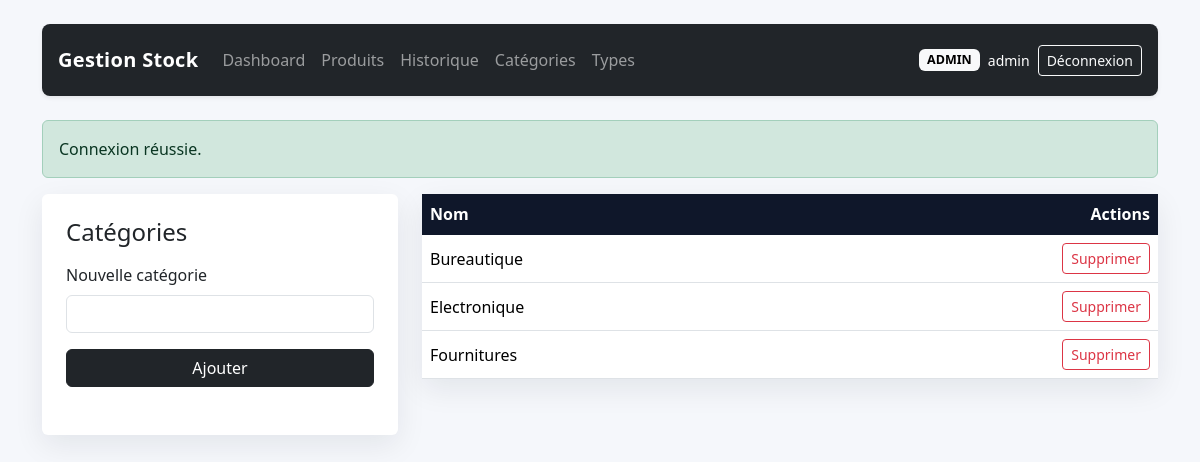
/?route=category/index (signed in), run on the app's committed database.
### tables this page shows
CREATE TABLE categories (
    id INT UNSIGNED AUTO_INCREMENT PRIMARY KEY,
    name VARCHAR(150) NOT NULL UNIQUE
);

### config/app.php (called while the page is built, shortened)
<?php
function base_route(string $route, array $params = []): string
{
    $query = ['route' => $route] + $params;
    return '?' . http_build_query($query);
}
function e(mixed $value): string
{
    return htmlspecialchars((string) $value, ENT_QUOTES, 'UTF-8');
}
function render(string $view, array $data = []): void
{
    extract($data, EXTR_SKIP);
    require __DIR__ . '/../views/partials/header.php';
    require __DIR__ . '/../views/partials/navbar.php';
    require __DIR__ . '/../views/' . $view . '.php';
    require __DIR__ . '/../views/partials/footer.php';
}

### controllers/CategoryController.php (called while the page is built, shortened)
<?php
class CategoryController
{
    public function index(): void
    {
        render('categories/index', [
            'categories' => (new Category())->all(),
        ]);
    }
}

### index.php (called while the page is built, shortened)
<?php
require_once __DIR__ . '/config/app.php';
require_once __DIR__ . '/config/db.php';
$route = $_GET['route'] ?? (is_logged_in() ? 'dashboard/index' : 'auth/loginForm');
[$controllerName, $actionName] = array_pad(explode('/', $route, 2), 2, 'index');
$actionMethod = $actionName;
$controller = new $controllerClass();
try {
    $controller->$actionMethod();
} catch (Throwable $throwable) {
    http_response_code(500);
    $errorMessage = 'Une erreur est survenue lors du traitement de la requête. Vérifie la configuration et réessaye.';
    if (APP_DEBUG) {
        $errorMessage .= ' Détail: ' . $throwable->getMessage();
    }
    render('errors/database', [
        'errorMessage' => $errorMessage,
    ]);
}

### models/BaseModel.php (called while the page is built, shortened)
<?php
require_once __DIR__ . '/../config/db.php';
abstract class BaseModel
{
    protected PDO $pdo;
    public function __construct()
    {
        $this->pdo = db();
    }
    protected function fetchAll(string $sql, array $params = []): array
    {
        $stmt = $this->pdo->prepare($sql);
        $stmt->execute($params);
        return $stmt->fetchAll();
    }
}

### config/db.php (called while the page is built, shortened)
<?php
require_once __DIR__ . '/app.php';
function db(): PDO
{
    static $pdo = null;
    $socket = '/opt/lampp/var/mysql/mysql.sock';
    $database = 'gestion_stock';
    $username = 'root';
    $password = '';
    $charset = 'utf8mb4';
    $dsn = "mysql:unix_socket={$socket};dbname={$database};charset={$charset}";
    try {
        $pdo = new PDO($dsn, $username, $password, [
            PDO::ATTR_ERRMODE => PDO::ERRMODE_EXCEPTION,
            PDO::ATTR_DEFAULT_FETCH_MODE => PDO::FETCH_ASSOC,
            PDO::ATTR_EMULATE_PREPARES => false,
        ]);
    } catch (PDOException $exception) {
        throw new RuntimeException(
            'Connexion MySQL impossible. Vérifie le host, l’utilisateur, le mot de passe et l’import de la base.',
            0,
            $exception
        );
    }
    return $pdo;
}

### models/Category.php (called while the page is built, shortened)
<?php
require_once __DIR__ . '/BaseModel.php';
class Category extends BaseModel
{
    public function all(): array
    {
        return $this->fetchAll('SELECT * FROM categories ORDER BY name ASC');
    }
}

### views/categories/index.php (the view, shortened to what this page needs)
<div class="row g-4">
    <div class="col-lg-4">
        <div class="card card-shadow">
            <div class="card-body p-4">
                <h1 class="h4 mb-3">Catégories</h1>
                <form method="post" action="<?= e(base_route('category/store')) ?>" class="mb-4">
                    <label class="form-label">Nouvelle catégorie</label>
                    <input type="text" name="name" class="form-control mb-3" required>
                    <button class="btn btn-dark w-100">Ajouter</button>
                </form>
            </div>
        </div>
    </div>
    <div class="col-lg-8">
        <div class="card card-shadow">
            <div class="table-responsive">
                <table class="table mb-0 align-middle">
                    <thead>
                    <tr>
                        <th>Nom</th>
                        <th class="text-end">Actions</th>
                    </tr>
                    </thead>
                    <tbody>
                    <?php foreach ($categories as $category): ?>
                        <tr>
                            <td><?= e($category['name']) ?></td>
                            <td class="text-end">
                                <form class="d-inline" method="post" action="<?= e(base_route('category/delete')) ?>" onsubmit="return confirm('Supprimer cette catégorie ?');">
                                    <button class="btn btn-sm btn-outline-danger">Supprimer</button>
                                </form>
                            </td>
                        </tr>
                    <?php endforeach; ?>
                    </tbody>
                </table>
            </div>
        </div>
    </div>
</div>

### assets/css/app.css (style rules this page uses)
body { background: #f5f7fb; }
.card-shadow { border: 0; box-shadow: 0 10px 30px rgba(15, 23, 42, 0.08); }
.table thead th { background: #0f172a; color: #fff; border-color: #0f172a; }

### data on the page
categories: name "Bureautique"
categories: name "Electronique"
categories: name "Fournitures"

### other printed values
APP_NAME "Gestion Stock"
$user['role'] "ADMIN"
$user['username'] "admin"
$success "Connexion réussie."
